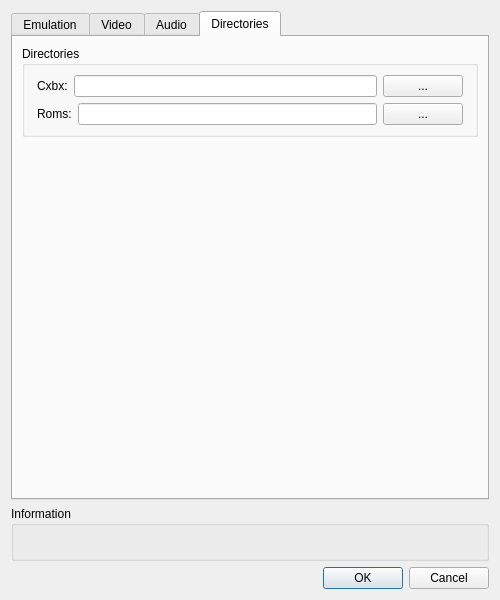
<?xml version="1.0" encoding="UTF-8"?>
<ui version="4.0">
 <class>Emu_Settings</class>
 <widget class="QDialog" name="Emu_Settings">
  <property name="windowModality">
   <enum>Qt::NonModal</enum>
  </property>
  <property name="enabled">
   <bool>true</bool>
  </property>
  <property name="geometry">
   <rect>
    <x>0</x>
    <y>0</y>
    <width>500</width>
    <height>600</height>
   </rect>
  </property>
  <property name="minimumSize">
   <size>
    <width>500</width>
    <height>600</height>
   </size>
  </property>
  <property name="maximumSize">
   <size>
    <width>500</width>
    <height>600</height>
   </size>
  </property>
  <property name="windowTitle">
   <string>Emulation Settings</string>
  </property>
  <property name="modal">
   <bool>false</bool>
  </property>
  <layout class="QVBoxLayout" name="verticalLayout">
   <item>
    <widget class="QTabWidget" name="emulationsTab">
     <property name="autoFillBackground">
      <bool>false</bool>
     </property>
     <property name="currentIndex">
      <number>3</number>
     </property>
     <widget class="QWidget" name="emulationTab">
      <attribute name="title">
       <string>Emulation</string>
      </attribute>
      <layout class="QVBoxLayout" name="verticalLayout_2">
       <item>
        <widget class="QGroupBox" name="gbLle">
         <property name="title">
          <string>LLE (Experimental)</string>
         </property>
         <layout class="QVBoxLayout" name="verticalLayout_10">
          <item>
           <widget class="QCheckBox" name="cbLleJit">
            <property name="text">
             <string>LLE JIT</string>
            </property>
           </widget>
          </item>
          <item>
           <widget class="QCheckBox" name="cbLleApu">
            <property name="text">
             <string>LLE APU</string>
            </property>
           </widget>
          </item>
          <item>
           <widget class="QCheckBox" name="cbLleGpu">
            <property name="text">
             <string>LLE GPU</string>
            </property>
           </widget>
          </item>
         </layout>
        </widget>
       </item>
       <item>
        <widget class="QGroupBox" name="gbHacks">
         <property name="title">
          <string>Hacks</string>
         </property>
         <layout class="QVBoxLayout" name="verticalLayout_11">
          <item>
           <widget class="QCheckBox" name="cbDisablePixel">
            <property name="text">
             <string>Disable Pixel Shader</string>
            </property>
           </widget>
          </item>
          <item>
           <widget class="QCheckBox" name="cbUncapFrame">
            <property name="text">
             <string>Uncap Framerate</string>
            </property>
           </widget>
          </item>
          <item>
           <widget class="QCheckBox" name="cbRunXboxThread">
            <property name="text">
             <string>Run Xbox threads on all cores</string>
            </property>
           </widget>
          </item>
         </layout>
        </widget>
       </item>
       <item>
        <spacer name="vsEmulation">
         <property name="orientation">
          <enum>Qt::Vertical</enum>
         </property>
         <property name="sizeHint" stdset="0">
          <size>
           <width>20</width>
           <height>40</height>
          </size>
         </property>
        </spacer>
       </item>
      </layout>
     </widget>
     <widget class="QWidget" name="videoTab">
      <attribute name="title">
       <string>Video</string>
      </attribute>
      <layout class="QVBoxLayout" name="verticalLayout_9">
       <item>
        <widget class="QGroupBox" name="gbVideo">
         <property name="title">
          <string>Video</string>
         </property>
         <layout class="QVBoxLayout" name="verticalLayout_8">
          <item>
           <widget class="QLabel" name="lblDisplayAdapter">
            <property name="text">
             <string>Display Adapter:</string>
            </property>
           </widget>
          </item>
          <item>
           <widget class="QComboBox" name="cboxDisplayAdapter"/>
          </item>
          <item>
           <widget class="QLabel" name="lblAPI">
            <property name="text">
             <string>API:</string>
            </property>
           </widget>
          </item>
          <item>
           <widget class="QComboBox" name="cboxAPI"/>
          </item>
          <item>
           <widget class="QLabel" name="lblVideoResolution">
            <property name="text">
             <string>Video Resolution:</string>
            </property>
           </widget>
          </item>
          <item>
           <widget class="QComboBox" name="cboxVideoResolution"/>
          </item>
          <item>
           <widget class="QCheckBox" name="cbUseHardwareVideo">
            <property name="text">
             <string>Use Hardware Video Mode</string>
            </property>
           </widget>
          </item>
          <item>
           <widget class="QCheckBox" name="cbVsync">
            <property name="text">
             <string>Force V-Sync</string>
            </property>
           </widget>
          </item>
          <item>
           <widget class="QCheckBox" name="cbEnableHardwareYUV">
            <property name="text">
             <string>Enable Hardware YUV Overlays</string>
            </property>
           </widget>
          </item>
         </layout>
        </widget>
       </item>
       <item>
        <spacer name="vsVideo">
         <property name="orientation">
          <enum>Qt::Vertical</enum>
         </property>
         <property name="sizeHint" stdset="0">
          <size>
           <width>20</width>
           <height>40</height>
          </size>
         </property>
        </spacer>
       </item>
      </layout>
     </widget>
     <widget class="QWidget" name="audioTab">
      <attribute name="title">
       <string>Audio</string>
      </attribute>
      <layout class="QVBoxLayout" name="verticalLayout_5">
       <item>
        <widget class="QGroupBox" name="gbAudio">
         <property name="title">
          <string>Audio</string>
         </property>
         <layout class="QVBoxLayout" name="verticalLayout_6">
          <item>
           <widget class="QLabel" name="lblAudioAdapter">
            <property name="text">
             <string>Audio Adapter:</string>
            </property>
           </widget>
          </item>
          <item>
           <widget class="QComboBox" name="cboxAudioAdapter"/>
          </item>
          <item>
           <widget class="QCheckBox" name="cbEnablePCM">
            <property name="text">
             <string>Enable PCM</string>
            </property>
           </widget>
          </item>
          <item>
           <widget class="QCheckBox" name="cbEnableXADPCM">
            <property name="text">
             <string>Enable XADPCM</string>
            </property>
           </widget>
          </item>
          <item>
           <widget class="QCheckBox" name="cbEnableUnkownCodec">
            <property name="text">
             <string>Enable Unknown Codec</string>
            </property>
           </widget>
          </item>
         </layout>
        </widget>
       </item>
       <item>
        <spacer name="vsAudio">
         <property name="orientation">
          <enum>Qt::Vertical</enum>
         </property>
         <property name="sizeHint" stdset="0">
          <size>
           <width>20</width>
           <height>40</height>
          </size>
         </property>
        </spacer>
       </item>
      </layout>
     </widget>
     <widget class="QWidget" name="directoryTab">
      <attribute name="title">
       <string>Directories</string>
      </attribute>
      <layout class="QVBoxLayout" name="verticalLayout_4">
       <item>
        <widget class="QGroupBox" name="gbDirectories">
         <property name="title">
          <string>Directories</string>
         </property>
         <layout class="QVBoxLayout" name="verticalLayout_3">
          <item>
           <layout class="QHBoxLayout" name="hl_Cxbx">
            <property name="leftMargin">
             <number>3</number>
            </property>
            <property name="rightMargin">
             <number>3</number>
            </property>
            <item>
             <widget class="QLabel" name="lblCxbx">
              <property name="text">
               <string>Cxbx:</string>
              </property>
             </widget>
            </item>
            <item>
             <widget class="QLineEdit" name="edtCxbx"/>
            </item>
            <item>
             <widget class="QPushButton" name="btnSearch_Cxbx">
              <property name="text">
               <string>...</string>
              </property>
             </widget>
            </item>
           </layout>
          </item>
          <item>
           <layout class="QHBoxLayout" name="hl_Roms">
            <property name="leftMargin">
             <number>3</number>
            </property>
            <property name="rightMargin">
             <number>3</number>
            </property>
            <item>
             <widget class="QLabel" name="lblRoms">
              <property name="text">
               <string>Roms:</string>
              </property>
             </widget>
            </item>
            <item>
             <widget class="QLineEdit" name="edtRoms">
              <property name="enabled">
               <bool>true</bool>
              </property>
             </widget>
            </item>
            <item>
             <widget class="QPushButton" name="btnSearch_Roms">
              <property name="text">
               <string>...</string>
              </property>
             </widget>
            </item>
           </layout>
          </item>
         </layout>
        </widget>
       </item>
       <item>
        <spacer name="vsDirectories">
         <property name="orientation">
          <enum>Qt::Vertical</enum>
         </property>
         <property name="sizeHint" stdset="0">
          <size>
           <width>20</width>
           <height>40</height>
          </size>
         </property>
        </spacer>
       </item>
      </layout>
     </widget>
    </widget>
   </item>
   <item>
    <widget class="QGroupBox" name="gbInfo">
     <property name="title">
      <string>Information</string>
     </property>
     <layout class="QVBoxLayout" name="verticalLayout_7">
      <item>
       <widget class="QLabel" name="lblInfo">
        <property name="text">
         <string>&lt;INFORMATION&gt;</string>
        </property>
       </widget>
      </item>
     </layout>
    </widget>
   </item>
   <item>
    <widget class="QDialogButtonBox" name="buttonBox">
     <property name="standardButtons">
      <set>QDialogButtonBox::Cancel|QDialogButtonBox::Ok</set>
     </property>
    </widget>
   </item>
  </layout>
 </widget>
 <resources/>
 <connections/>
</ui>
